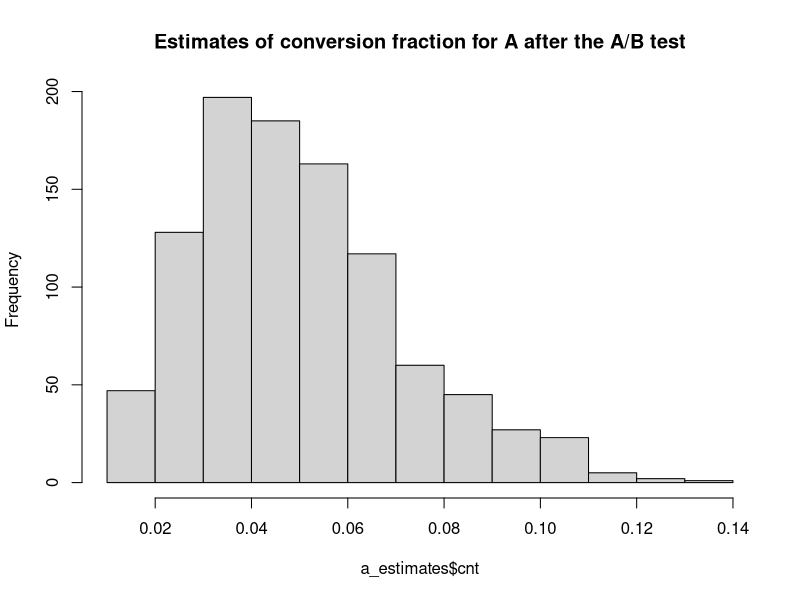
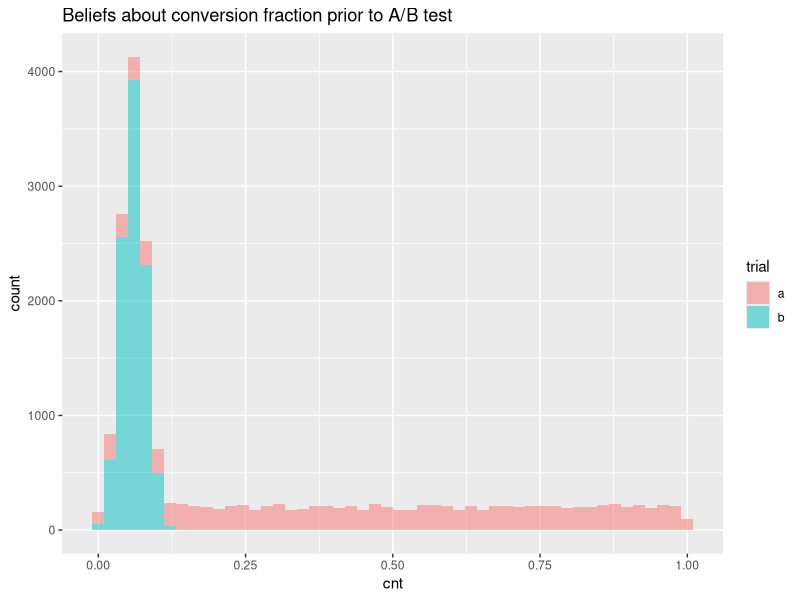
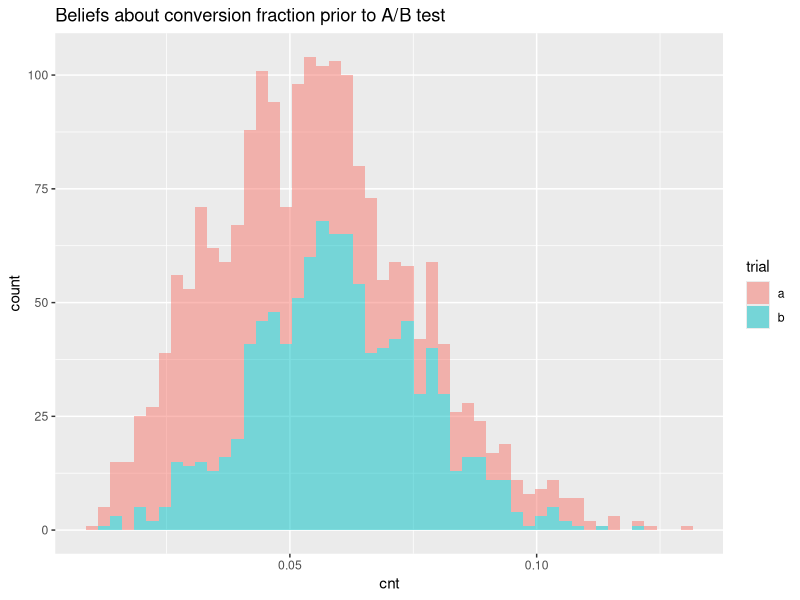

These charts were generated, in order, by the following R code:
## ---- chunk 1
library(progress)
library(ggplot2)
library(reshape2)
# Variables 
n_visitors_a <- 100  # number of visitors shown layout A
n_conv_a <- 4        # number of vistors shown layout A who converted (4%)
n_visitors_b <- 40  
n_conv_b <- 2
## ---- chunk 2
estimate_conversion <- function(n_visitors, n_conv, trial_conversion, n_estimates = 1000)
{
  i <- 0 
  pb <- progress_bar$new(total = n_estimates)
  estimates <- c()
  while (i < n_estimates) {
    p <- trial_conversion()
    
    n_sim <- simulate_conversion(p, n_visitors)
    if (n_conv == n_sim)
    {
      estimates <- c(estimates, p)
      pb$tick()
      i <- i+1
    }
  }
  data.frame(cnt = estimates)
}
## ---- chunk 3
trial_conversion_a <- function()
{
  runif(1,0,1)
}
## ---- chunk 4

simulate_conversion <- function(p, n_visitors)
{
  nsum <- 0 
  for(i in 1:n_visitors) 
  {
    nsum <- nsum + if (runif(1,0,1) < p){1} else {0}
  }
  nsum
}

## ---- chunk 5
a_estimates <- estimate_conversion(n_visitors_a, n_conv_a, trial_conversion_a)

## ---- chunk 6
hist(x=a_estimates$cnt,  main = 'Estimates of conversion fraction for A after the A/B test')
## ---- chunk 7

trial_conversion_b <- function() {
  while(TRUE == TRUE)
  {
    x <- rnorm(n = 1, mean = 0.06, sd = 0.02)
    if(0 <= x && x <= 1) return(x)
  }
}
trial_as_func <- function() {
   a <- c()
for(i in 1:10000) 
{
  a <- rbind(a, trial_conversion_a())
}
   a
}
trial_bs_func <- function() {
   a <- c()
for(i in 1:10000) 
{
  a <- rbind(a, trial_conversion_b())
}
   a
}

## ---- chunk 8

trial_as <- data.frame(cnt = trial_as_func())
trial_bs <- data.frame(cnt = trial_bs_func())

trial_as$trial <- 'a'
trial_bs$trial <- 'b' 

trailCnt <- rbind(trial_as, trial_bs)

ggplot(trailCnt, aes(cnt, fill=trial)) + 
  geom_histogram(alpha = 0.5, bins =50)+
  labs(title = "Beliefs about conversion fraction prior to A/B test")

## ---- chunk 9
b_estimates <-  estimate_conversion(n_visitors_b, n_conv_b, trial_conversion_b)

a_estimates$trial <- 'a'
b_estimates$trial <- 'b' 

trailCnt <- rbind(a_estimates, b_estimates)

ggplot(trailCnt, aes(cnt, fill=trial)) + 
  geom_histogram(alpha = 0.5, bins =50)+
  labs(title = "Beliefs about conversion fraction prior to A/B test")

## ---- chunk 10
a <- a_estimates$cnt > b_estimates$cnt
sum(a == TRUE)/length(a)
